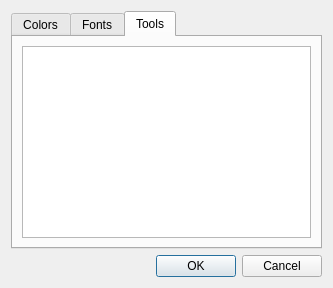
<?xml version="1.0" encoding="UTF-8"?>
<ui version="4.0">
 <class>Dialog</class>
 <widget class="QDialog" name="Dialog">
  <property name="geometry">
   <rect>
    <x>0</x>
    <y>0</y>
    <width>289</width>
    <height>282</height>
   </rect>
  </property>
  <property name="windowTitle">
   <string>Options</string>
  </property>
  <layout class="QVBoxLayout" name="verticalLayout">
   <item>
    <widget class="QTabWidget" name="tabWidget">
     <property name="currentIndex">
      <number>2</number>
     </property>
     <widget class="QWidget" name="tab_colors">
      <attribute name="title">
       <string>Colors</string>
      </attribute>
      <layout class="QVBoxLayout" name="verticalLayout_2">
       <item>
        <layout class="QHBoxLayout" name="horizontalLayout">
         <item>
          <widget class="QLabel" name="label">
           <property name="text">
            <string>Latin</string>
           </property>
          </widget>
         </item>
         <item>
          <spacer name="horizontalSpacer">
           <property name="orientation">
            <enum>Qt::Horizontal</enum>
           </property>
           <property name="sizeHint" stdset="0">
            <size>
             <width>40</width>
             <height>20</height>
            </size>
           </property>
          </spacer>
         </item>
         <item>
          <widget class="QPushButton" name="pushButton_colors_latin">
           <property name="sizePolicy">
            <sizepolicy hsizetype="Minimum" vsizetype="Fixed">
             <horstretch>0</horstretch>
             <verstretch>0</verstretch>
            </sizepolicy>
           </property>
           <property name="minimumSize">
            <size>
             <width>50</width>
             <height>20</height>
            </size>
           </property>
           <property name="text">
            <string/>
           </property>
           <property name="iconSize">
            <size>
             <width>50</width>
             <height>20</height>
            </size>
           </property>
           <property name="checkable">
            <bool>false</bool>
           </property>
           <property name="checked">
            <bool>false</bool>
           </property>
          </widget>
         </item>
        </layout>
       </item>
       <item>
        <layout class="QHBoxLayout" name="horizontalLayout_2">
         <item>
          <widget class="QLabel" name="label_2">
           <property name="text">
            <string>Cyrillic</string>
           </property>
          </widget>
         </item>
         <item>
          <spacer name="horizontalSpacer_2">
           <property name="orientation">
            <enum>Qt::Horizontal</enum>
           </property>
           <property name="sizeHint" stdset="0">
            <size>
             <width>40</width>
             <height>20</height>
            </size>
           </property>
          </spacer>
         </item>
         <item>
          <widget class="QPushButton" name="pushButton_colors_cyrillic">
           <property name="minimumSize">
            <size>
             <width>50</width>
             <height>20</height>
            </size>
           </property>
           <property name="text">
            <string/>
           </property>
           <property name="iconSize">
            <size>
             <width>50</width>
             <height>20</height>
            </size>
           </property>
           <property name="checkable">
            <bool>false</bool>
           </property>
           <property name="checked">
            <bool>false</bool>
           </property>
          </widget>
         </item>
        </layout>
       </item>
       <item>
        <layout class="QHBoxLayout" name="horizontalLayout_3">
         <item>
          <widget class="QLabel" name="label_3">
           <property name="text">
            <string>Numbers</string>
           </property>
          </widget>
         </item>
         <item>
          <spacer name="horizontalSpacer_3">
           <property name="orientation">
            <enum>Qt::Horizontal</enum>
           </property>
           <property name="sizeHint" stdset="0">
            <size>
             <width>40</width>
             <height>20</height>
            </size>
           </property>
          </spacer>
         </item>
         <item>
          <widget class="QPushButton" name="pushButton_colors_numbers">
           <property name="minimumSize">
            <size>
             <width>50</width>
             <height>20</height>
            </size>
           </property>
           <property name="text">
            <string/>
           </property>
           <property name="iconSize">
            <size>
             <width>50</width>
             <height>20</height>
            </size>
           </property>
           <property name="checkable">
            <bool>false</bool>
           </property>
           <property name="checked">
            <bool>false</bool>
           </property>
          </widget>
         </item>
        </layout>
       </item>
       <item>
        <layout class="QHBoxLayout" name="horizontalLayout_4">
         <item>
          <widget class="QLabel" name="label_4">
           <property name="text">
            <string>Spaces</string>
           </property>
          </widget>
         </item>
         <item>
          <spacer name="horizontalSpacer_4">
           <property name="orientation">
            <enum>Qt::Horizontal</enum>
           </property>
           <property name="sizeHint" stdset="0">
            <size>
             <width>40</width>
             <height>20</height>
            </size>
           </property>
          </spacer>
         </item>
         <item>
          <widget class="QPushButton" name="pushButton_colors_spaces">
           <property name="minimumSize">
            <size>
             <width>50</width>
             <height>20</height>
            </size>
           </property>
           <property name="text">
            <string/>
           </property>
           <property name="iconSize">
            <size>
             <width>50</width>
             <height>20</height>
            </size>
           </property>
           <property name="checkable">
            <bool>false</bool>
           </property>
           <property name="checked">
            <bool>false</bool>
           </property>
          </widget>
         </item>
        </layout>
       </item>
       <item>
        <layout class="QHBoxLayout" name="horizontalLayout_5">
         <item>
          <widget class="QLabel" name="label_5">
           <property name="text">
            <string>Punctuation</string>
           </property>
          </widget>
         </item>
         <item>
          <spacer name="horizontalSpacer_5">
           <property name="orientation">
            <enum>Qt::Horizontal</enum>
           </property>
           <property name="sizeHint" stdset="0">
            <size>
             <width>40</width>
             <height>20</height>
            </size>
           </property>
          </spacer>
         </item>
         <item>
          <widget class="QPushButton" name="pushButton_colors_punctuation">
           <property name="minimumSize">
            <size>
             <width>50</width>
             <height>20</height>
            </size>
           </property>
           <property name="text">
            <string/>
           </property>
           <property name="iconSize">
            <size>
             <width>50</width>
             <height>20</height>
            </size>
           </property>
           <property name="checkable">
            <bool>false</bool>
           </property>
           <property name="checked">
            <bool>false</bool>
           </property>
          </widget>
         </item>
        </layout>
       </item>
       <item>
        <layout class="QHBoxLayout" name="horizontalLayout_6">
         <item>
          <widget class="QLabel" name="label_6">
           <property name="text">
            <string>Valid emails</string>
           </property>
          </widget>
         </item>
         <item>
          <spacer name="horizontalSpacer_6">
           <property name="orientation">
            <enum>Qt::Horizontal</enum>
           </property>
           <property name="sizeHint" stdset="0">
            <size>
             <width>40</width>
             <height>20</height>
            </size>
           </property>
          </spacer>
         </item>
         <item>
          <widget class="QPushButton" name="pushButton_colors_emails">
           <property name="minimumSize">
            <size>
             <width>50</width>
             <height>20</height>
            </size>
           </property>
           <property name="text">
            <string/>
           </property>
           <property name="iconSize">
            <size>
             <width>50</width>
             <height>20</height>
            </size>
           </property>
           <property name="checkable">
            <bool>false</bool>
           </property>
           <property name="checked">
            <bool>false</bool>
           </property>
          </widget>
         </item>
        </layout>
       </item>
       <item>
        <layout class="QHBoxLayout" name="horizontalLayout_7">
         <item>
          <widget class="QLabel" name="label_7">
           <property name="text">
            <string>Replaced</string>
           </property>
          </widget>
         </item>
         <item>
          <spacer name="horizontalSpacer_7">
           <property name="orientation">
            <enum>Qt::Horizontal</enum>
           </property>
           <property name="sizeHint" stdset="0">
            <size>
             <width>40</width>
             <height>20</height>
            </size>
           </property>
          </spacer>
         </item>
         <item>
          <widget class="QPushButton" name="pushButton_colors_replace">
           <property name="minimumSize">
            <size>
             <width>50</width>
             <height>20</height>
            </size>
           </property>
           <property name="text">
            <string/>
           </property>
           <property name="iconSize">
            <size>
             <width>50</width>
             <height>20</height>
            </size>
           </property>
           <property name="checkable">
            <bool>false</bool>
           </property>
           <property name="checked">
            <bool>false</bool>
           </property>
          </widget>
         </item>
        </layout>
       </item>
      </layout>
     </widget>
     <widget class="QWidget" name="tab_fonts">
      <attribute name="title">
       <string>Fonts</string>
      </attribute>
      <layout class="QVBoxLayout" name="verticalLayout_3">
       <item>
        <widget class="QGroupBox" name="groupBox_fonts_passgen">
         <property name="title">
          <string>Password generator</string>
         </property>
         <layout class="QVBoxLayout" name="verticalLayout_4">
          <item>
           <layout class="QHBoxLayout" name="horizontalLayout_8">
            <item>
             <widget class="QLabel" name="label_8">
              <property name="text">
               <string>Font:</string>
              </property>
              <property name="alignment">
               <set>Qt::AlignRight|Qt::AlignTrailing|Qt::AlignVCenter</set>
              </property>
             </widget>
            </item>
            <item>
             <widget class="QFontComboBox" name="fontComboBox_fonts_passgen"/>
            </item>
           </layout>
          </item>
          <item>
           <layout class="QHBoxLayout" name="horizontalLayout_9">
            <item>
             <widget class="QLabel" name="label_9">
              <property name="text">
               <string>Size:</string>
              </property>
              <property name="alignment">
               <set>Qt::AlignRight|Qt::AlignTrailing|Qt::AlignVCenter</set>
              </property>
             </widget>
            </item>
            <item>
             <widget class="QDoubleSpinBox" name="doubleSpinBox_fonts_passgen">
              <property name="minimum">
               <double>7.000000000000000</double>
              </property>
              <property name="maximum">
               <double>100.000000000000000</double>
              </property>
              <property name="singleStep">
               <double>1.000000000000000</double>
              </property>
              <property name="value">
               <double>8.000000000000000</double>
              </property>
             </widget>
            </item>
            <item>
             <widget class="QCheckBox" name="checkBox_passgen_Bold">
              <property name="font">
               <font>
                <weight>75</weight>
                <bold>true</bold>
               </font>
              </property>
              <property name="text">
               <string>B</string>
              </property>
             </widget>
            </item>
            <item>
             <spacer name="horizontalSpacer_8">
              <property name="orientation">
               <enum>Qt::Horizontal</enum>
              </property>
              <property name="sizeHint" stdset="0">
               <size>
                <width>40</width>
                <height>20</height>
               </size>
              </property>
             </spacer>
            </item>
            <item>
             <widget class="QPushButton" name="pushButton_fonts_password">
              <property name="minimumSize">
               <size>
                <width>50</width>
                <height>20</height>
               </size>
              </property>
              <property name="text">
               <string/>
              </property>
              <property name="iconSize">
               <size>
                <width>50</width>
                <height>20</height>
               </size>
              </property>
             </widget>
            </item>
           </layout>
          </item>
         </layout>
        </widget>
       </item>
       <item>
        <widget class="QGroupBox" name="groupBox_fonts_email_checker">
         <property name="title">
          <string>E-mail checker</string>
         </property>
         <layout class="QVBoxLayout" name="verticalLayout_5">
          <item>
           <layout class="QHBoxLayout" name="horizontalLayout_11">
            <item>
             <widget class="QLabel" name="label_11">
              <property name="text">
               <string>Font:</string>
              </property>
              <property name="alignment">
               <set>Qt::AlignRight|Qt::AlignTrailing|Qt::AlignVCenter</set>
              </property>
             </widget>
            </item>
            <item>
             <widget class="QFontComboBox" name="fontComboBox_fonts_email_checker"/>
            </item>
           </layout>
          </item>
          <item>
           <layout class="QHBoxLayout" name="horizontalLayout_10">
            <item>
             <widget class="QLabel" name="label_10">
              <property name="text">
               <string>Size:</string>
              </property>
              <property name="alignment">
               <set>Qt::AlignRight|Qt::AlignTrailing|Qt::AlignVCenter</set>
              </property>
             </widget>
            </item>
            <item>
             <widget class="QDoubleSpinBox" name="doubleSpinBox_fonts_email_checker">
              <property name="maximum">
               <double>100.000000000000000</double>
              </property>
              <property name="singleStep">
               <double>0.250000000000000</double>
              </property>
              <property name="value">
               <double>8.250000000000000</double>
              </property>
             </widget>
            </item>
            <item>
             <widget class="QCheckBox" name="checkBox_email_checker_Bold">
              <property name="font">
               <font>
                <weight>75</weight>
                <bold>true</bold>
               </font>
              </property>
              <property name="text">
               <string>B</string>
              </property>
             </widget>
            </item>
            <item>
             <spacer name="horizontalSpacer_9">
              <property name="orientation">
               <enum>Qt::Horizontal</enum>
              </property>
              <property name="sizeHint" stdset="0">
               <size>
                <width>40</width>
                <height>20</height>
               </size>
              </property>
             </spacer>
            </item>
            <item>
             <widget class="QPushButton" name="pushButton_fonts_default">
              <property name="minimumSize">
               <size>
                <width>50</width>
                <height>20</height>
               </size>
              </property>
              <property name="text">
               <string/>
              </property>
              <property name="iconSize">
               <size>
                <width>50</width>
                <height>20</height>
               </size>
              </property>
             </widget>
            </item>
           </layout>
          </item>
         </layout>
        </widget>
       </item>
      </layout>
     </widget>
     <widget class="QWidget" name="tab_tools">
      <attribute name="title">
       <string>Tools</string>
      </attribute>
      <layout class="QVBoxLayout" name="verticalLayout_6">
       <item>
        <widget class="QTreeView" name="tools_treeView"/>
       </item>
      </layout>
     </widget>
    </widget>
   </item>
   <item>
    <widget class="QDialogButtonBox" name="buttonBox">
     <property name="orientation">
      <enum>Qt::Horizontal</enum>
     </property>
     <property name="standardButtons">
      <set>QDialogButtonBox::Cancel|QDialogButtonBox::Ok</set>
     </property>
    </widget>
   </item>
  </layout>
 </widget>
 <resources/>
 <connections>
  <connection>
   <sender>buttonBox</sender>
   <signal>accepted()</signal>
   <receiver>Dialog</receiver>
   <slot>accept()</slot>
   <hints>
    <hint type="source_label">
     <x>248</x>
     <y>254</y>
    </hint>
    <hint type="destination_label">
     <x>157</x>
     <y>274</y>
    </hint>
   </hints>
  </connection>
  <connection>
   <sender>buttonBox</sender>
   <signal>rejected()</signal>
   <receiver>Dialog</receiver>
   <slot>reject()</slot>
   <hints>
    <hint type="source_label">
     <x>316</x>
     <y>260</y>
    </hint>
    <hint type="destination_label">
     <x>286</x>
     <y>274</y>
    </hint>
   </hints>
  </connection>
 </connections>
</ui>
